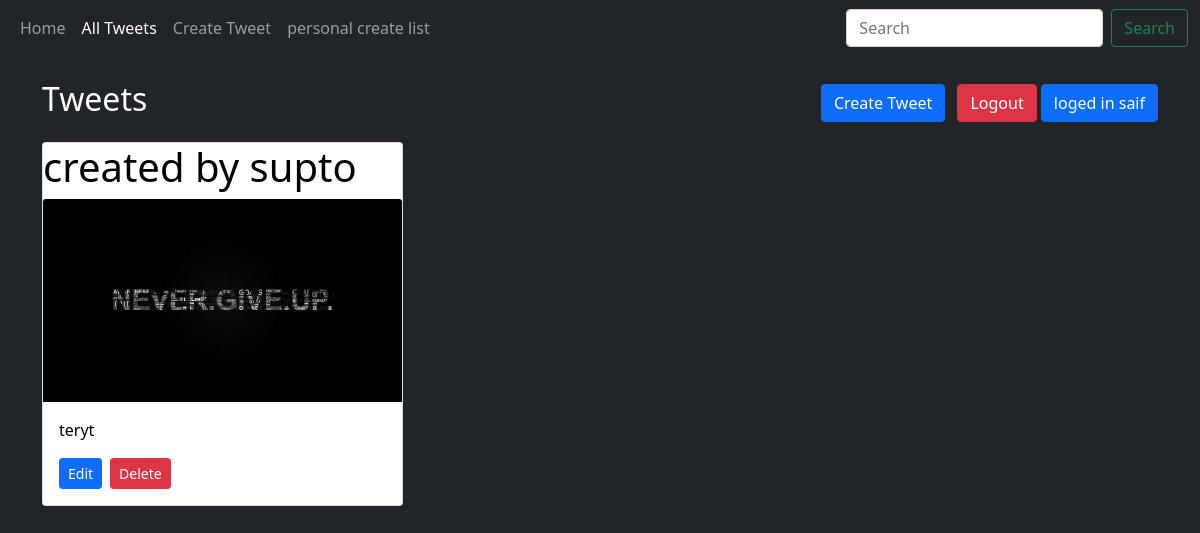
The page /tweets/ (signed in) on the database its author committed.
### tweet/models.py (models this page shows, shortened)
class Tweet(models.Model):
    user = models.ForeignKey(User, on_delete=models.CASCADE)
    text = models.TextField()
    photo = models.ImageField(upload_to='photos/', blank=True, null=True)
    created_at = models.DateTimeField(auto_now_add=True)
    updated_at = models.DateTimeField(auto_now=True)

### tweet/views.py (the view)
# urls.py: path('tweets/', views.tweet_list, name='tweet_list'),
@login_required
def tweet_list(request):
    tweets = Tweet.objects.all().order_by('-created_at')
    return render(request, 'tweet/tweet_list.html', {'tweets': tweets})

### tweet/templates/tweet/tweet_list.html (shortened to what this page needs)
{% extends "index.html" %}
{% block content %}
<div class="d-flex justify-content-between align-items-center mb-3">
    <h2>Tweets</h2>
    <div>
        <a class="btn btn-primary" href="{% url 'tweet_create' %}">Create Tweet</a>
        {% if user.is_authenticated %}
            <a class="btn btn-danger ms-2" href="{% url 'logout' %}">Logout</a>
            <a class = "btn btn-primary"style=" color : white "  href="/tweets/">loged in  {{ user.username }}</a>
        {% endif %}
    </div>
</div>
<div class="row g-3">
    {% for tweet in tweets %}
        <div class="col-md-4">
            <div class="card h-100">
             <h1 style="color: black;">created by {{ tweet.user.username }} </h1>
                {% if tweet.photo %}
                    <img src="{{ tweet.photo.url }}" class="card-img-top" alt="error loading image">
                {% else %}
                    <p class="text-center text-muted py-3">No photo available</p>
                {% endif %}
                <div class="card-body d-flex flex-column">
                    <p class="card-text" style="color: black;">
                        {{ tweet.text }}
                    </p>
                    <div class="mt-auto d-flex">
                        <a href="{% url 'tweet_edit' tweet.id %}" class="btn btn-primary btn-sm me-2">Edit</a>
                        <form action="{% url 'tweet_delete' tweet.id %}" method="POST" style="display:inline;">
                            <button type="submit" class="btn btn-danger btn-sm">Delete</button>
                        </form>
                    </div>
                </div>
            </div>
        </div>
    {% empty %}
        <p>No tweets available.</p>
    {% endfor %}
</div>
{% endblock %}

### rows shown on the page
Tweet: user.username "supto", photo (picture), text "teryt"

### other values the page prints
{{ user.username }} "saif"
